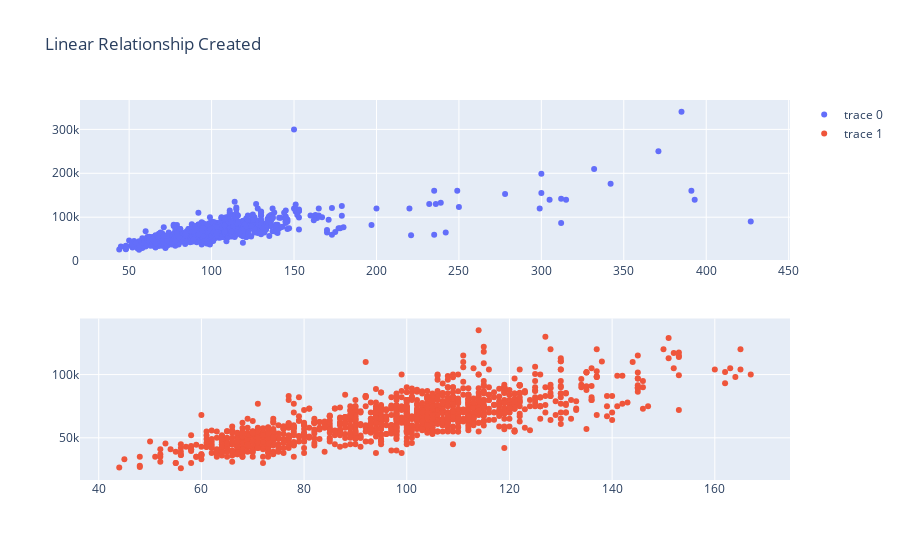

This figure's notebook cell:
### Code cell
from plotly.subplots import make_subplots
import plotly.graph_objects as go

fig = make_subplots(rows=2, cols=1)

fig.add_trace(
    go.Scatter(x=unaza_e_re_nl["gros_area"], y=unaza_e_re_nl["price"], mode="markers+text"),
    row=1, col=1
)

fig.add_trace(
    go.Scatter(x=unaza_e_re["gros_area"], y=unaza_e_re["price"], mode="markers+text"),
    row=2, col=1
)

fig.update_layout(title_text="Linear Relationship Created")
fig.show()

### Figure 1 — Plotly figure (JSON) as saved in the notebook; plotly's stock layout.template omitted (floating-point values rounded to 4 significant figures; data arrays with more than 128 entries replaced by an {"elided": "..."} marker saying what was removed)
{"data": [{"mode": "markers+text", "type": "scatter", "x": {"elided": "1300 int values"}, "xaxis": "x", "y": {"elided": "1300 int values"}, "yaxis": "y"}, {"mode": "markers+text", "type": "scatter", "x": {"elided": "1261 int values"}, "xaxis": "x2", "y": {"elided": "1261 int values"}, "yaxis": "y2"}], "layout": {"title": {"text": "Linear Relationship Created"}, "xaxis": {"anchor": "y", "domain": [0, 1]}, "xaxis2": {"anchor": "y2", "domain": [0, 1]}, "yaxis": {"anchor": "x", "domain": [0.575, 1]}, "yaxis2": {"anchor": "x2", "domain": [0, 0.425]}}}
